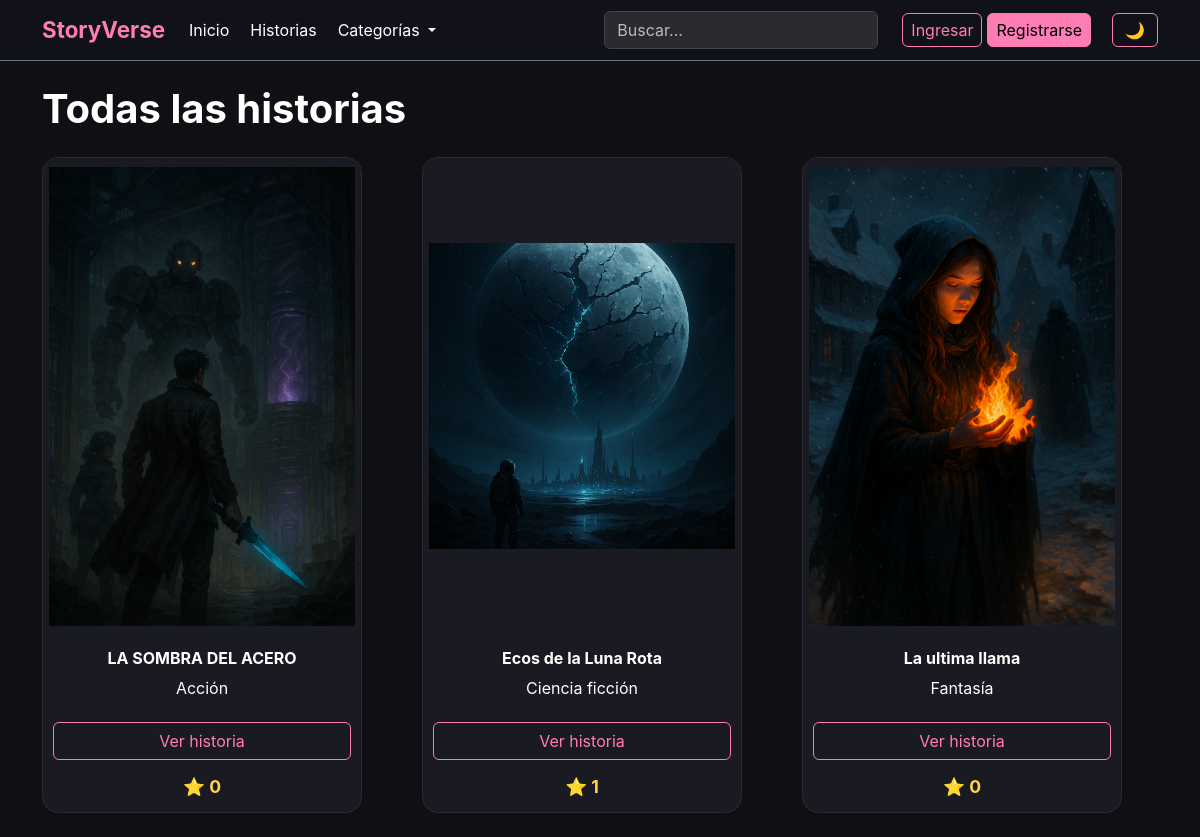
Screenshot of /historias/ with the database file from the repository.
### core/models.py (models this page shows, shortened)
class Story(models.Model):
    STATUS_CHOICES = (
        ("draft", "Borrador"),
        ("published", "Publicado"),
    )
    title = models.CharField(max_length=200)
    slug = models.SlugField(unique=True, blank=True)
    description = models.TextField()
    author = models.ForeignKey(User, on_delete=models.CASCADE)
    category = models.ForeignKey(Category, on_delete=models.SET_NULL, null=True)
    cover_image = models.ImageField(
        upload_to="covers/",
        default="covers/default_cover.jpg",
        blank=True,
        null=True
    )
    status = models.CharField(max_length=10, choices=STATUS_CHOICES, default="draft")
    views = models.PositiveIntegerField(default=0)
    created_at = models.DateTimeField(auto_now_add=True)
    class Meta:
        verbose_name = "Historia"
        verbose_name_plural = "Historias"
        ordering = ["-created_at"]
    def favorites_count(self):
        return self.favorited_by.count()

class Category(models.Model):
    name = models.CharField(max_length=100, unique=True)
    slug = models.SlugField(unique=True, blank=True)
    class Meta:
        verbose_name = "Categoría"
        verbose_name_plural = "Categorías"
    def __str__(self):
        return self.name

### core/views.py (the view)
def story_list(request):
    stories = Story.objects.all().order_by('-created_at')
    return render(request, 'core/story_list.html', {'stories': stories})

### core/context_processors.py (called while the page is built)
def categories_nav(request):
    return {
        "categories_nav": Category.objects.all().order_by("name")
    }

def favorite_stories(request):
    if request.user.is_authenticated:
        fav_ids = Favorite.objects.filter(user=request.user).values_list("story_id", flat=True)
        return {"favorite_stories_ids": list(fav_ids)}
    return {"favorite_stories_ids": []}

### templates/core/story_list.html (shortened to what this page needs)
{% extends "core/base.html" %}
{% block content %}
<h1 class="fw-bold mb-4">Todas las historias</h1>
<div class="row">
    {% for story in stories %}
    <div class="col-md-6 col-lg-4 d-flex mb-4">
        <div class="card story-card w-100 position-relative">
            <a href="{% url 'story_detail' story.slug %}">
                {% if story.cover_image %}
                    <img src="{{ story.cover_image.url }}" class="card-img-top">
                {% else %}
                    <img src="/static/default_cover.jpg" class="card-img-top">
                {% endif %}
            </a>
            <div class="card-body">
                <h4 class="card-title">{{ story.title }}</h4>
                <p class="text-muted">{{ story.category }}</p>
                <a href="{% url 'story_detail' story.slug %}" class="btn btn-outline-light btn-view">
                    Ver historia
                </a>
                <div class="favorite-count mt-2">
                    ⭐ {{ story.favorites_count }}
                </div>
            </div>
        </div>
    </div>
    {% empty %}
    <p>No hay historias disponibles.</p>
    {% endfor %}
</div>
{% endblock %}

### static/css/styles.css (style rules this page uses)
:root { --bg-color: #0f0f14; --text-color: #ffffff; --navbar-bg: #111119; --navbar-text: #ffffff; --dropdown-bg: #1c1c24; --dropdown-hover-bg: #ff7db5; --card-bg: #1a1a22; --card-border: #2a2a35; --input-bg: #1f1f2a; --border-color: #2a2a35; --hr-color: #2a2a35; --muted-text: #c7c7d3; --button-border: #ff7db5; --button-hover-bg: #ff7db5; --button-hover-text: #000; --content-bg: #ffffff; }
body { background-color: var(--bg-color); color: var(--text-color); transition: background 0.25s, color 0.25s; font-family: 'Inter', sans-serif; }
.btn-view { border: 1px solid var(--button-border); color: var(--button-border); background: transparent; padding: 6px 14px; border-radius: 6px; transition: 0.2s; }
.story-card { width: 100%; max-width: 320px; background: var(--card-bg); border-radius: 16px; overflow: hidden; border: 1px solid var(--card-border); transition: 0.25s; cursor: pointer; }
.story-card img { width: 100%; aspect-ratio: 2 / 3; object-fit: contain; background: var(--card-bg); padding: 6px; border-radius: 10px; }
.story-card .card-body { padding: 12px 10px; text-align: center; display: flex; flex-direction: column; gap: 6px; }
.story-card .card-title { font-size: 1rem; font-weight: 700; margin: 2px 0; }
.favorite-count { color: #ffd447 !important; font-size: 1.1rem !important; text-align: center; margin-top: 10px; display: flex; justify-content: center; align-items: center; gap: 6px; }
.text-muted { color: var(--muted-text) !important; }
.story-card h3, .story-card h4, .story-card h5, .story-card h6, .story-card p, .story-card span { color: var(--text-color) !important; }
.favorite-count { font-size: 0.9rem; color: #ffdd77; font-weight: bold; }

### rows the page displays
Story: cover_image (picture), title "LA SOMBRA DEL ACERO", category "Acción", favorites_count "0"
Story: cover_image (picture), title "Ecos de la Luna Rota", category "Ciencia ficción", favorites_count "1"
Story: cover_image (picture), title "La ultima llama", category "Fantasía", favorites_count "0"
